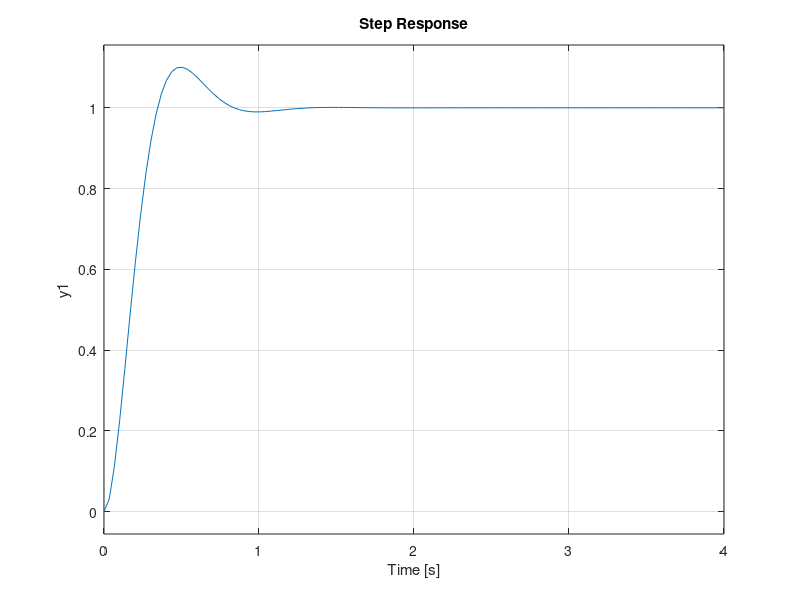
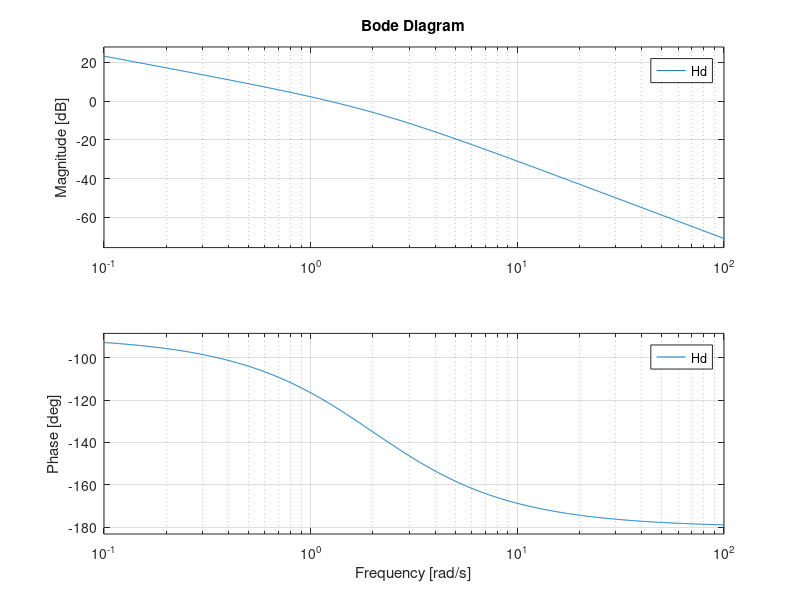

Write MATLAB code to recreate these figures, in order. (Note: this script raises an error after producing the figures.)
%% Controller Design part 2
%se schimba overshootu 
%step si lsim ca sa verificam performantele
%daca nu merge facem controlleru PD  td>Tn ii regulator PD 
% daca e invers e PI
%unde modulul intersecteaza 0 acolo e wt (omega de taiere)
%ts* cat vreau sa am
%tau d e constanta de timp de la Tf)

%% a
% Estp = 0;
% sigma < 10%
% ts <= 3 sec;
% cv >= 2;
% delta_omega_b <= 15 rad/sec;
clc
clear all
close all

Kf = 3.5;
Tf = 0.5;
Hf =tf(Kf,conv([1 0],[Tf 1]))
bode(Hf)

wf = 1/Tf;
hwf = 1.81; % val e in dB
sigma = 0.1;
zeta = abs(log(sigma))/(sqrt((log(sigma))^2 + pi^2))
ModulA = 1/(4*sqrt(2)*(zeta^2))

A = mag2db(ModulA)
Vr= hwf - A
VR=db2mag(-Vr)
Hrp=VR
Hd=Hrp*Hf;
bode(Hd)
wt1=1.23;

wn=2*zeta*wt1
tsi=1
ts = 2/zeta^2/wt1;

cv=wn/(2*zeta)
wt2=wt1*(ts/tsi)

tau_d=Tf

Tn=tau_d*(tsi/ts)

Vrpd=wt2/wt1
Hrpd=Vrpd * tf([tau_d 1],[Tn 1])
Hpd = VR * Hf * Hrpd

H0=Hpd/(Hpd+1)
step(H0)
figure;hold on
t=0:0.1:20;
lsim(H0,t,t)

%% b 
% Estp = 0;
% sigma < 10%
% ts <= 1 sec;
% cv >= 2;
% delta_omega_b <= 15 rad/sec;
clc
clear all
close all

Kf = 3.5;
Tf = 0.5;
Hf =tf(Kf,conv([1 0],[Tf 1]))
bode(Hf)

wf = 1/Tf;
hwf = 1.81; % val e in dB
sigma = 0.1;
zeta = abs(log(sigma))/(sqrt((log(sigma))^2 + pi^2))
ModulA = 1/(4*sqrt(2)*(zeta^2))

A = mag2db(ModulA)
Vr= hwf - A
VR=db2mag(-Vr)
Hrp=VR
Hd=Hrp*Hf;
bode(Hd)
wt1=1.23;

wn=2*zeta*wt1
tsi=1
ts = 2/zeta^2/wt1;

cv=wn/(2*zeta)
wt2=wt1*(ts/tsi)
cv=wn/(2*zeta)
wz=0.1*wt2
cvi=2
wp=(wz*cv)/cvi

Tn=tau_d*(tsi/ts)

Vrpd=wt2/wt1
Hrpd=Vrpd * tf([tau_d 1],[Tn 1])
Hpd = VR * Hf * Hrpd

H0=Hpd/(Hpd+1)
step(H0)
figure;hold on
t=0:0.1:20;
lsim(H0,t,t)
